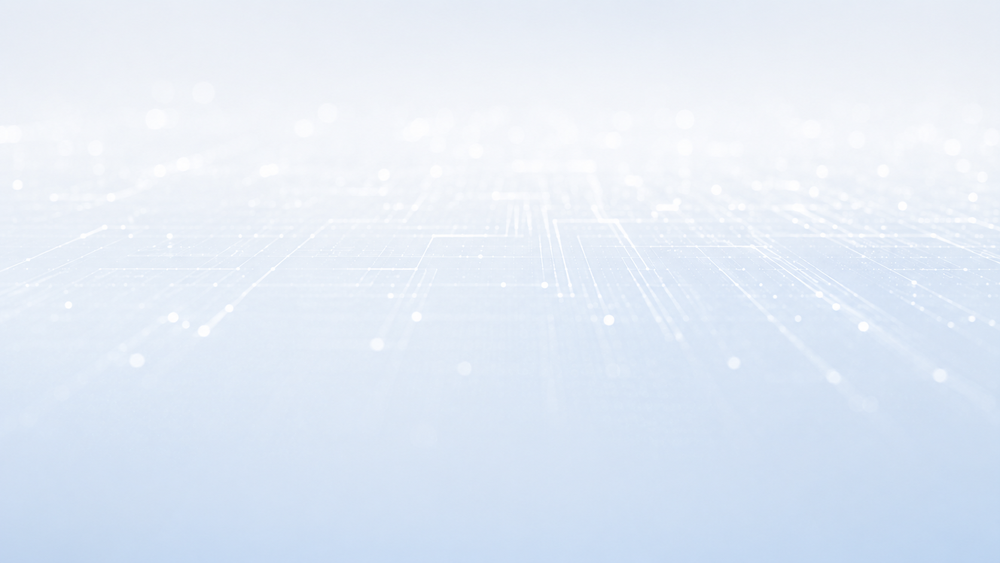
#> input picture frontend/src/assets/hero-bg-light.png, 1000 x 563 px, shrunk from 1672 x 941 before the run
$ python extract_logo_rsa.py src/assets/hero-bg-light.png src/assets/hero-bg.png
#> lines starting #> are read from the running program, lines starting #| are printed output that depends on the picture
from PIL import Image
import sys

def process_image(input_path, output_path):
#> called with input_path = 'src/assets/hero-bg-light.png', output_path = 'src/assets/hero-bg.png'
    try:
        img = Image.open(input_path).convert("RGBA")
        data = img.getdata()

        new_data = []
        for item in data:
            r, g, b, a = item

            # Make white pixels transparent (background + letters)
            if r > 200 and g > 200 and b > 200:
                new_data.append((0, 0, 0, 0))
            else:
                # Make red/black pixels solid black for the mask
                new_data.append((0, 0, 0, 255))
#> this loop made 563000 passes
#> (item, r, g, b) on passes 1 to 3: ((229, 235, 245, 255), 229, 235, 245), ((230, 236, 246, 255), 230, 236, 246), ((229, 237, 245, 255), 229, 237, 245)
#> after the loop, new_data = 563000 items

        img.putdata(new_data)
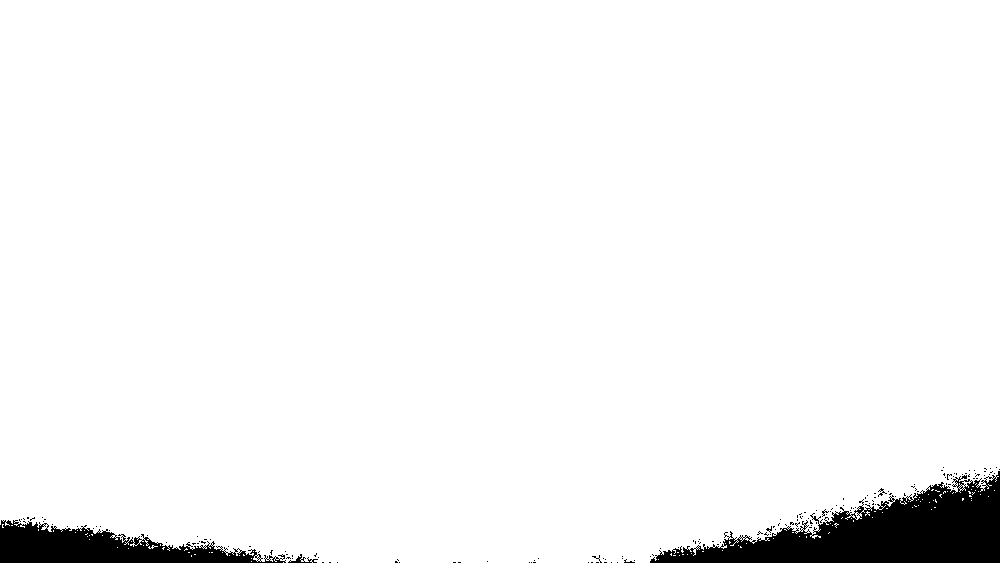
#> img: PIL image 1000x563 RGBA; mean R, G, B, A 0, 0, 0, 10.2; transparent parts drawn white
        img.save(output_path, "PNG")
        print(f"Successfully processed image and saved to {output_path}")
    except Exception as e:
        print(f"Error: {e}")

if __name__ == "__main__":
    process_image(sys.argv[1], sys.argv[2])
